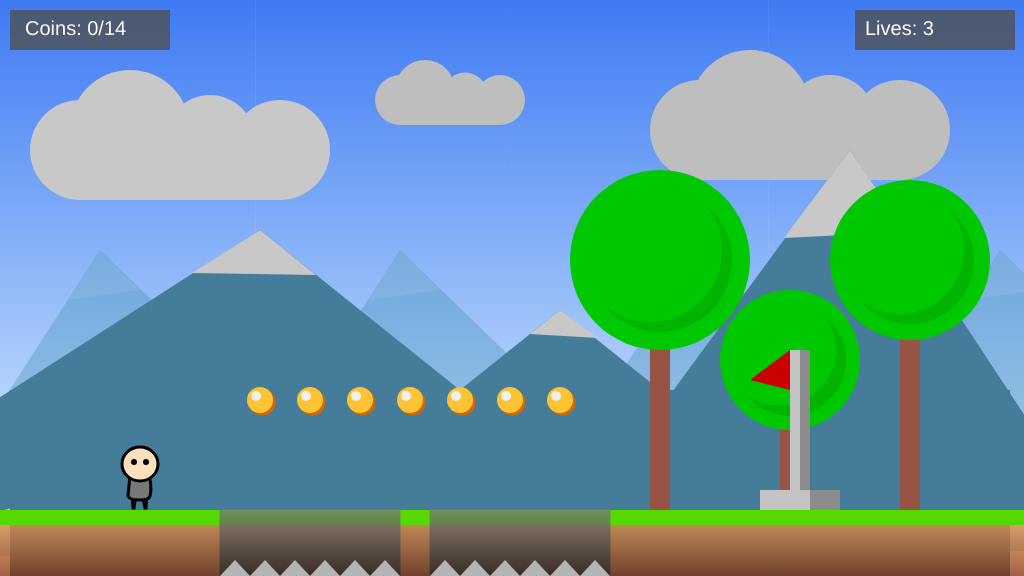
Frame 1 (no input)
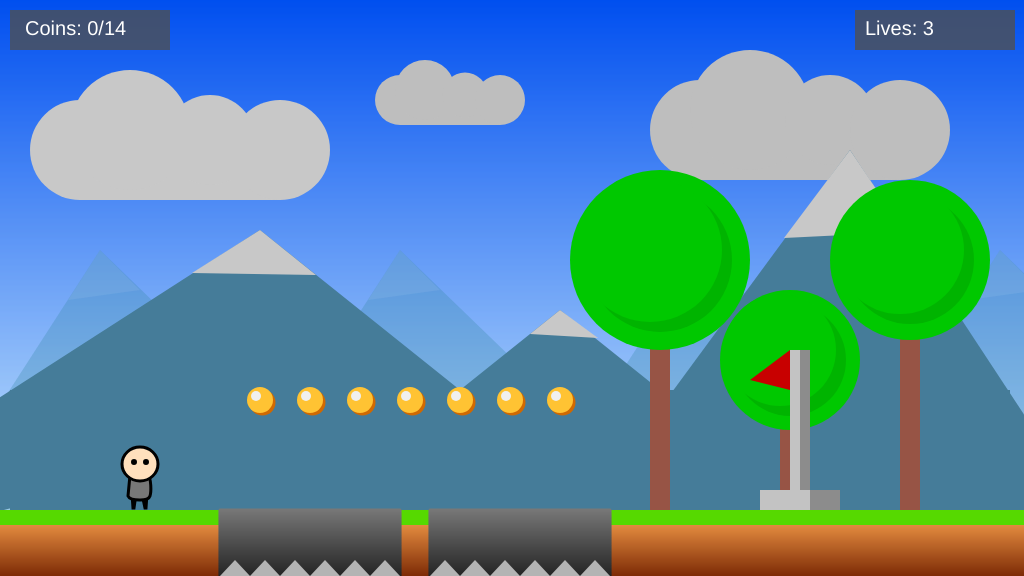
Frame 60 (no input)
Frame 120 (the mouse pressed at the canvas centre since frame 60): identical to frame 60, image omitted

The p5.js sketch that drew these frames (run headless with seeded random() and noise() and a simulated clock; from frame 60 on, the mouse is pressed at the canvas centre):

// p5.js sketch
// ── sketch.js
/*

The Game Project 6 – Adding game mechanics

*/
const Y_AXIS = 1; //used for colour gradient function

var gameChar_x;
var gameChar_y;
var floorPos_y;
var vel_x; //player velocity - x axis
var vel_y; //player velocity - y axis
var scrollPos;
var gameChar_world_x;
var game_score;
var flagpole;
var lives;

var isLeft;
var isRight;
var isFalling;
var isPlummeting;

function setup()
{
    //#############################################################
    // Initialized the variables, objects and lists (arrays)      #
    // for all the elements of the game.                          #
    // These data structures are used to define properties of     #
    // these game elements                                        #
    //#############################################################

	createCanvas(1024, 576);
	floorPos_y = 520;
    lives = 3;

    startGame();
	
}

function draw()
{
    //################################################################
    // Drawing elements in the game and the character                #
    // Adding logic to the game including gravity, collision         #
    // and screen scrolling.                                         #
    // The code for drawing most elements is in their own unique     #
    // function but all of them are called in this function.         #
    //################################################################

	// DRAW SKY
	setGradient(0, 0, 1024, 550, sky.color1, sky.color2, Y_AXIS); // fill the sky blue

	// DRAW CLOUDS
	drawClouds();

	// DRAW MOUNTAIN
	drawMountains();

	// DRAW GROUND
	noStroke(); 
    setGradient(
        ground.x,
        ground.y,
        ground.w,
        ground.h,
        ground.soilColor_1,
        ground.soilColor_2,
        Y_AXIS
    );
    noStroke(); 
    fill(ground.grassColor);
    rect(ground.x, ground.y - 10, ground.w, 15);

    // DRAW SCORE BOARD (NO OF COINS COLLECTED)
    game_score = 0;
    for (i = 0; i < isFound.length; i++) {
        if (isFound[i] == true) {
            game_score++;
        }
        if (isFound1[i] == true) {
            game_score++;
        }
    }
    noStroke();
    fill(80, 200);
    rect(10, 10, 160, 40);
    fill(255);
    textSize(20);
    text("Coins: " + game_score + "/14", 25, 35);

	// Adding scrolling mechanism for the elements below
	push();
    translate(scrollPos, 0);

	// DRAW TREES
	drawTrees();
    renderFlagpole();
    if (flagpole.isReached == false) {
        checkFlagpole();
    }

	// DRAW CANYONS
	for (i = 1; i < 3; i++) {
        drawCanyon(canyons[i].x,
            canyons[i].y,
            canyons[i].w,
            canyons[i].h,
            canyons[0].color1,
            canyons[0].color2);
    }
	// Dying mechanism from falling in the canyon
    // for canyon 1 and 2.
	for (i = 1; i < canyons.length ; i++) {
		checkCanyon(gameChar_world_x, gameChar_y, canyons[i].x)
	} 

	// DRAW COLLECTABLE ITEMS
	collectable.x = 260; //First line of collectable coins
    collectable.y = 400;
    for (i = 0; i < 7; i++) {
        drawCollectables(isFound[i], collectable.x, collectable.y, collectable.w, collectable.color1, collectable.color2);
        checkCollectables(gameChar_world_x, gameChar_y, collectable.x, collectable.y)
        collectable.x += 50;
        
    }
    collectable.x = 1300; //Second line of collectable coins
    collectable.y = 330;
    for (i = 0; i < 7; i++) {
        drawCollectables(isFound1[i], collectable.x, collectable.y, collectable.w, collectable.color1, collectable.color2)
        checkCollectables1(gameChar_world_x, gameChar_y, collectable.x, collectable.y)
        collectable.x += 50
    }

	//Stop the scroll mechanism
	pop();

	// DRAW GAME CHARACTER
	drawGameChar();

    //"Game over" and "Level complete" text
    if (lives == 0) {
        fill(0, 100)
        rect(0, 0, width, height)
        fill(200, 0, 0);
        stroke(200, 0, 0)
        textSize(50);
        text("Game over. ", 370, 270);
        text("Press space to continue.", 230, 350)
    } else {
        if (flagpole.isReached == true) {
            fill(0, 100)
            rect(0, 0, width, height)
            fill(0, 200, 0);
            stroke(0, 200, 0)
            textSize(50);
            text("Level complete. ", 330, 270);
            text("Press space to continue.", 230, 350)
        }
    }

	// Logic to make the game character move or the background scroll.
	if (isLeft) {
        // scrolling mechanism
        if (gameChar_x < 140) {
            scrollPos += 4;
        } else if (gameChar_x > 800) {
            scrollPos += 4;
            if (scrollPos == 0) {
                gameChar_x = 800;
            }
        } else {
            gameChar_x -= vel_x;
        }
    }
    if (isRight) {
        // scrolling mechanism
        if (gameChar_x < 140) {
            scrollPos -= 4;
            if (scrollPos == 0) {
                gameChar_x = 140;
            }
        } else if (gameChar_x > 800) {
            scrollPos -= 4;
        } else {
            gameChar_x += vel_x;
        }
    }

	// Logic to make the game character rise and fall.
	if (isFalling) {
        // for jumping mechanism
        gameChar_y -= vel_y / 1.4;
        vel_y -= 0.2;
        if (vel_y < -10) {
            isFalling = false;
            vel_y = 10;
            vel_x = 3;
        }
    }

	// Update real position of gameChar for collision detection.
	gameChar_world_x = gameChar_x - scrollPos;

    //Check if the player has died
    checkPlayerDie();
    noStroke();
    fill(80, 200);
    rect(855, 10, 160, 40);
    fill(255);
    textSize(20);
    text("Lives: " + lives, 865, 35);

}


// ---------------------
// Key control functions
// ---------------------

function keyPressed() 
{
    if (keyCode == LEFT_ARROW) {
        isLeft = true;
    } else if (keyCode == RIGHT_ARROW) {
        isRight = true;

        // for scrolling mechanism
        if (gameChar_x >= 800) {
            scroll = true;
        }
    } else if (keyCode == 32) {
        isFalling = true;
    }
}

function keyReleased() 
{
    if (keyCode == LEFT_ARROW) {
        isLeft = false;
    } else if (keyCode == RIGHT_ARROW) {
        isRight = false;
        scroll = false;
    }
}


// ------------------------------
// Game character render function
// ------------------------------

// Function to draw the game character.
function drawGameChar() 
{
    if (isLeft && isFalling) {
        // JUMPING LEFT
        fill(120);
        stroke(0);
        strokeWeight(3); //legs
        quad(
            gameChar_x - 7,
            gameChar_y - 22,
            gameChar_x + 3,
            gameChar_y - 8,
            gameChar_x + 4,
            gameChar_y - 8,
            gameChar_x - 1,
            gameChar_y - 22
        );
        quad(
            gameChar_x + 3,
            gameChar_y - 22,
            gameChar_x + 13,
            gameChar_y - 8,
            gameChar_x + 14,
            gameChar_y - 8,
            gameChar_x + 10,
            gameChar_y - 22
        );
        beginShape(TESS); //body
        curveVertex(gameChar_x - 12, gameChar_y - 41);
        curveVertex(gameChar_x - 7, gameChar_y - 20);
        curveVertex(gameChar_x + 3, gameChar_y - 17);
        curveVertex(gameChar_x + 12, gameChar_y - 22);
        curveVertex(gameChar_x + 6, gameChar_y - 41);
        endShape(CLOSE);
        fill(255, 224, 189); //face
        ellipse(gameChar_x - 3, gameChar_y - 50, 36, 34);
        stroke(0); //eyes
        ellipse(gameChar_x - 14, gameChar_y - 51, 3, 7);
        ellipse(gameChar_x - 3, gameChar_y - 51, 3, 7);
        stroke(226, 88, 34); //fire
        strokeWeight(2);
        fill(230, 167, 31);
        triangle(
            gameChar_x,
            gameChar_y - 8,
            gameChar_x + 6,
            gameChar_y - 8,
            gameChar_x + 7,
            gameChar_y - 2
        );
        triangle(
            gameChar_x + 10,
            gameChar_y - 8,
            gameChar_x + 16,
            gameChar_y - 8,
            gameChar_x + 17,
            gameChar_y - 2
        );
    } else if (isRight && isFalling) {
        // JUMPING RIGHT
        fill(120);
        stroke(0);
        strokeWeight(3); //legs
        quad(
            gameChar_x - 11,
            gameChar_y - 22,
            gameChar_x - 16,
            gameChar_y - 8,
            gameChar_x - 15,
            gameChar_y - 8,
            gameChar_x - 5,
            gameChar_y - 22
        );
        quad(
            gameChar_x - 1,
            gameChar_y - 22,
            gameChar_x - 7,
            gameChar_y - 8,
            gameChar_x - 6,
            gameChar_y - 8,
            gameChar_x + 3,
            gameChar_y - 22
        );
        beginShape(TESS); //body
        curveVertex(gameChar_x - 8, gameChar_y - 41);
        curveVertex(gameChar_x - 16, gameChar_y - 20);
        curveVertex(gameChar_x - 4, gameChar_y - 16);
        curveVertex(gameChar_x + 3, gameChar_y - 20);
        curveVertex(gameChar_x + 8, gameChar_y - 41);
        endShape(CLOSE);
        fill(255, 224, 189); //face
        ellipse(gameChar_x + 3, gameChar_y - 50, 36, 34);
        stroke(0); //eyes
        ellipse(gameChar_x + 3, gameChar_y - 51, 3, 7);
        ellipse(gameChar_x + 15, gameChar_y - 51, 3, 7);
        stroke(226, 88, 34); //fire
        strokeWeight(2);
        fill(230, 167, 31);
        triangle(
            gameChar_x - 18.5,
            gameChar_y - 8,
            gameChar_x - 13,
            gameChar_y - 8,
            gameChar_x - 19,
            gameChar_y - 2
        );
        triangle(
            gameChar_x - 9,
            gameChar_y - 8,
            gameChar_x - 4,
            gameChar_y - 8,
            gameChar_x - 11,
            gameChar_y - 2
        );
    } else if (isLeft) {
        // WALKING LEFT
        fill(120);
        stroke(0);
        strokeWeight(3); //legs
        quad(
            gameChar_x - 4,
            gameChar_y - 16,
            gameChar_x - 1,
            gameChar_y - 2,
            gameChar_x,
            gameChar_y - 2,
            gameChar_x - 1,
            gameChar_y - 16
        );
        quad(
            gameChar_x + 10,
            gameChar_y - 16,
            gameChar_x + 11,
            gameChar_y - 2,
            gameChar_x + 10,
            gameChar_y - 2,
            gameChar_x + 5,
            gameChar_y - 16
        );
        beginShape(TESS); //body
        curveVertex(gameChar_x - 12, gameChar_y - 35);
        curveVertex(gameChar_x - 7, gameChar_y - 14);
        curveVertex(gameChar_x + 3, gameChar_y - 11);
        curveVertex(gameChar_x + 12, gameChar_y - 16);
        curveVertex(gameChar_x + 6, gameChar_y - 35);
        endShape(CLOSE);
        fill(255, 224, 189); //face
        ellipse(gameChar_x - 3, gameChar_y - 44, 36, 34);
        stroke(0); //eyes
        ellipse(gameChar_x - 14, gameChar_y - 45, 3);
        ellipse(gameChar_x - 3, gameChar_y - 45, 3);
    } else if (isRight) {
        // WALKING RIGHT
        fill(120);
        stroke(0);
        strokeWeight(3); //legs
        quad(
            gameChar_x - 14,
            gameChar_y - 16,
            gameChar_x - 16,
            gameChar_y - 2,
            gameChar_x - 15,
            gameChar_y - 2,
            gameChar_x - 9,
            gameChar_y - 16
        );
        quad(
            gameChar_x - 4,
            gameChar_y - 16,
            gameChar_x - 4,
            gameChar_y - 2,
            gameChar_x - 3,
            gameChar_y - 2,
            gameChar_x - 1,
            gameChar_y - 16
        );
        beginShape(TESS); //body
        curveVertex(gameChar_x - 8, gameChar_y - 35);
        curveVertex(gameChar_x - 16, gameChar_y - 14);
        curveVertex(gameChar_x - 4, gameChar_y - 10);
        curveVertex(gameChar_x + 3, gameChar_y - 14);
        curveVertex(gameChar_x + 8, gameChar_y - 35);
        endShape(CLOSE);
        fill(255, 224, 189); //face
        ellipse(gameChar_x + 3, gameChar_y - 44, 36, 34);
        stroke(0); //eyes
        ellipse(gameChar_x + 3, gameChar_y - 45, 3);
        ellipse(gameChar_x + 15, gameChar_y - 45, 3);
    } else if (isFalling) {
        // JUMPING FACING FORWARD
        fill(120);
        stroke(0);
        strokeWeight(3); //legs
        quad(
            gameChar_x - 8,
            gameChar_y - 22,
            gameChar_x - 12,
            gameChar_y - 8,
            gameChar_x - 11,
            gameChar_y - 8,
            gameChar_x - 4,
            gameChar_y - 22
        );
        quad(
            gameChar_x + 7,
            gameChar_y - 22,
            gameChar_x + 9,
            gameChar_y - 8,
            gameChar_x + 8,
            gameChar_y - 8,
            gameChar_x + 2,
            gameChar_y - 22
        );
        beginShape(TESS); //body
        curveVertex(gameChar_x - 10, gameChar_y - 41);
        curveVertex(gameChar_x - 12, gameChar_y - 20);
        curveVertex(gameChar_x, gameChar_y - 16);
        curveVertex(gameChar_x + 10, gameChar_y - 20);
        curveVertex(gameChar_x + 8, gameChar_y - 41);
        endShape(CLOSE);
        fill(255, 224, 189); //face
        ellipse(gameChar_x, gameChar_y - 52, 36, 34);
        stroke(0); //eyes
        ellipse(gameChar_x - 6, gameChar_y - 54, 3, 7);
        ellipse(gameChar_x + 6, gameChar_y - 54, 3, 7);
        stroke(226, 88, 34); //fire
        strokeWeight(2);
        fill(230, 167, 31);
        triangle(
            gameChar_x - 14,
            gameChar_y - 10,
            gameChar_x - 8,
            gameChar_y - 8,
            gameChar_x - 14,
            gameChar_y - 2
        );
        triangle(
            gameChar_x + 5,
            gameChar_y - 9,
            gameChar_x + 11,
            gameChar_y - 9,
            gameChar_x + 11,
            gameChar_y - 2
        );
    } else if (isPlummeting) {
        fill(120);
        stroke(0);
        strokeWeight(3); //legs
        quad(
            gameChar_x - 2,
            gameChar_y - 23,
            gameChar_x - 17,
            gameChar_y - 15,
            gameChar_x - 17,
            gameChar_y - 14,
            gameChar_x - 4,
            gameChar_y - 18
        );
        quad(
            gameChar_x - 2,
            gameChar_y - 16,
            gameChar_x - 17,
            gameChar_y - 8,
            gameChar_x - 17,
            gameChar_y - 7,
            gameChar_x - 4,
            gameChar_y - 10
        );
        beginShape(TESS); //body
        curveVertex(gameChar_x + 20, gameChar_y - 28);
        curveVertex(gameChar_x - 2, gameChar_y - 26);
        curveVertex(gameChar_x - 2, gameChar_y - 10);
        curveVertex(gameChar_x + 16, gameChar_y - 11);
        curveVertex(gameChar_x + 20, gameChar_y - 30);
        endShape(CLOSE);
        fill(255, 224, 189); //face
        ellipse(gameChar_x + 35, gameChar_y - 20, 36, 34);
        line(
            gameChar_x + 38,
            gameChar_y - 22,
            gameChar_x + 44,
            gameChar_y - 27
        ); //eye 1
        line(
            gameChar_x + 38,
            gameChar_y - 27,
            gameChar_x + 44,
            gameChar_y - 22
        );
        line(
            gameChar_x + 38,
            gameChar_y - 15,
            gameChar_x + 43,
            gameChar_y - 10
        ); //eye 2
        line(
            gameChar_x + 38,
            gameChar_y - 10,
            gameChar_x + 43,
            gameChar_y - 15
        );
    } else {
        // STANDING STILL
        fill(120);
        stroke(0);
        strokeWeight(3); //legs
        quad(
            gameChar_x - 8,
            gameChar_y - 16,
            gameChar_x - 7,
            gameChar_y - 2,
            gameChar_x - 6,
            gameChar_y - 2,
            gameChar_x - 4,
            gameChar_y - 16
        );
        quad(
            gameChar_x + 7,
            gameChar_y - 16,
            gameChar_x + 6,
            gameChar_y - 2,
            gameChar_x + 5,
            gameChar_y - 2,
            gameChar_x + 2,
            gameChar_y - 16
        );
        beginShape(TESS); //body
        curveVertex(gameChar_x - 10, gameChar_y - 35);
        curveVertex(gameChar_x - 12, gameChar_y - 14);
        curveVertex(gameChar_x, gameChar_y - 10);
        curveVertex(gameChar_x + 10, gameChar_y - 14);
        curveVertex(gameChar_x + 8, gameChar_y - 35);
        endShape(CLOSE);
        fill(255, 224, 189); //face
        ellipse(gameChar_x, gameChar_y - 46, 36, 34);
        ellipse(gameChar_x - 6, gameChar_y - 48, 3); //eyes
        ellipse(gameChar_x + 6, gameChar_y - 48, 3);
    }
}

// ---------------------------
// Background render functions
// ---------------------------

// Function to create a color gradient
function setGradient(x, y, w, h, c1, c2, axis) {
    noFill(); //function used to produce the color gradient

    if (axis === Y_AXIS) {
        // Top to bottom gradient
        for (let i = y; i <= y + h; i++) {
            let inter = map(i, y, y + h, 0, 1);
            let c = lerpColor(c1, c2, inter);
            stroke(c);
            line(x, i, x + w, i);
        }
    }
}

// Function to draw cloud objects.
function drawClouds() {
    for (i = 0; i < clouds.length; i++) {
        noStroke();
        fill(clouds[i].color); //cloud 1
        ellipse(clouds[i].x, clouds[i].y, clouds[i].w);
        rect(clouds[i].x, clouds[i].y, clouds[i].w * 2, clouds[i].w * 0.5);
        ellipse(
            clouds[i].x + clouds[i].w * 0.5,
            clouds[i].y - clouds[i].w * 0.2,
            clouds[i].w * 1.2
        );
        ellipse(
            clouds[i].x + clouds[i].w * 1.3,
            clouds[i].y - clouds[i].w * 0.1,
            clouds[i].w * 0.9
        );
        ellipse(clouds[i].x + clouds[i].w * 2, clouds[i].y, clouds[i].w);
    }
    
}

// Function to draw mountains objects.
function drawMountains() {
    noStroke();//background mountains
    for (i = 0; i < 1000; i += 300) {
        fill(60, 137, 170, 80); 
        triangle(
            mountains[0].x1 + i,
            mountains[0].y1,
            mountains[0].x2 + i,
            mountains[0].y2,
            mountains[0].x3 + i,
            mountains[0].y3
        );
        fill(240, 20)
        triangle(   
            mountains[0].x1 + i + 168,
            mountains[0].y1 - 260,
            mountains[0].x2 + i,
            mountains[0].y2,
            mountains[0].x3 + i - 260,
            mountains[0].y3 -250

        )
    }
    //foreground mountains
    fill(69, 124, 153);
    for (i = 1; i < mountains.length; i++) {
        triangle(
            mountains[i].x1,
            mountains[i].y1,
            mountains[i].x2,
            mountains[i].y2,
            mountains[i].x3,
            mountains[i].y3
        );
        rect(10, 390, 1000, 200);
    }

    fill(200); // ice on mountains
    triangle(260, 230, 192, 273, 316, 275);
    triangle(560, 310, 530, 334, 598, 338);
    triangle(850, 150, 784, 238, 905, 232);
}

// Function to draw trees objects.
function drawTrees() {
    for (i = 0; i < trees_x.length; i++) {
        fill(trees[0].woodColor);
        rect(trees_x[i], trees[i + 1].y, trees[i + 1].w, trees[i + 1].h); //wood
        fill(trees[0].greenColor_1);
        ellipse(trees_x[i] + 10, trees[i + 1].y - 40, trees[i + 1].d);
        fill(trees[0].greenColor_2);
        ellipse(trees_x[i] + 10, trees[i + 1].y - 40, trees[i + 1].d * 0.8);
        fill(trees[0].greenColor_1);
        ellipse(trees_x[i], trees[i + 1].y - 50, trees[i + 1].d * 0.8);
    }
}

// ---------------------------------
// Canyon render and check functions
// ---------------------------------

// Function to draw canyon objects.
function drawCanyon(x, y, w, h, c1, c2) {
    setGradient(
        x, y, w, h, c1, c2,
        Y_AXIS
    );
    //canyon spikes
    for (j = x; j <= x + 150; j += 30) {
        fill(180);
        noStroke();
        triangle(j, 576, j + 15, 560, j + 30, 576);
    }
}

// Function to check character is over a canyon.

function checkCanyon(x, y, t_canyon_x) {
	if (
        (x > t_canyon_x + 5 && x < t_canyon_x + 170)
    ) {
        if (y >= 509) {
            gameChar_y = 576;
            isPlummeting = true;
            isLeft = false;
            isRight = false;
            isFalling = false;
        }
    }
}

// ----------------------------------
// Collectable items, flagpole render and check functions
// ----------------------------------

// Function to draw collectable objects.
function drawCollectables(f, x, y, w, c1, c2) {
    if (f == false) {
        fill(c2);
        ellipse(x + 2.5, y + 2.5, w);
        fill(c1);
        ellipse(x, y, w);
        fill(240);
        ellipse(x - 4, y - 4, 10);
    }
}

// Function to check character has collected an item.
function checkCollectables(x, y, Cx, Cy) {
    if (dist(x, y, Cx, Cy) < 30) {
        isFound[i] = true
    }
}
function checkCollectables1(x, y, Cx, Cy) {
    if (dist(x, y, Cx, Cy) < 30) {
        isFound1[i] = true
    }
}

// Function to draw Flagpole
function renderFlagpole() {
    fill(195)
    rect(flagpole.x_pos - 40, floorPos_y - 30, 80, 20)
    rect(flagpole.x_pos - 10, floorPos_y - 170, 20, 140)
    rect()
    fill(140)
    rect(flagpole.x_pos +10, floorPos_y - 30, 30, 20)
    rect(flagpole.x_pos, floorPos_y - 170, 10, 140)
    if (flagpole.isReached) {
        fill(200, 0, 0)
        triangle(flagpole.x_pos -10, floorPos_y - 70, flagpole.x_pos - 50, floorPos_y - 40, flagpole.x_pos - 10, floorPos_y - 30)
    } else {
        fill(200, 0, 0)
        triangle(flagpole.x_pos -10, floorPos_y - 170, flagpole.x_pos - 50, floorPos_y - 140, flagpole.x_pos - 10, floorPos_y - 130)
    }
}

// Function to check if the flagpole has been closed
function checkFlagpole() {
    d = dist(gameChar_x, gameChar_y, flagpole.x_pos, floorPos_y)
    if (d<40) {
        flagpole.isReached = true;
    }
}

// ----------------------------------
// Player lives functions
// ----------------------------------
function startGame() {
    gameChar_x = 140;
	gameChar_y = floorPos_y - 10;
	vel_x = 4;
	vel_y = 10;
    

	// Variable to control the background scrolling.
	scrollPos = 0;

	// Variable to store the real position of the gameChar in the game
	// world. Needed for collision detection.
	gameChar_world_x = gameChar_x - scrollPos;

	// Boolean variables to control the movement of the game character.
	isLeft = false;
	isRight = false;
	isFalling = false;
	isPlummeting = false;

	// Initialise arrays of non interactable elements in the game.
	sky = 
	{
        color1: color(0, 79, 240),
        color2: color(214, 243, 255),
    };
	clouds = 
	[
        { x: 80, y: 150, w: 100, color: color(200) },
        { x: 400, y: 100, w: 50, color: color(190) },
        { x: 700, y: 130, w: 100, color: color(190) },
    ];
	ground = 
	{
        soilColor_1: color(240, 150, 70),
        soilColor_2: color(120, 38, 3),
        grassColor: color(86, 217, 0),
        x: 0,
		y: floorPos_y,
        w: 1024,
        h: 60
    };
	mountains = 
	[
        {
            x1: -100,
            y1: 560,
            x2: 100,
            y2: 250,
            x3: 400,
            y3: 540,
            color: color(0, 137, 196, 50),
        }, //background mountains

        {
            x1: -300,
            y1: 590,
            x2: 260,
            y2: 230,
            x3: 460,
            y3: 390,
        }, //foreground mountain 1

        {
            x1: 460,
            y1: 390,
            x2: 560,
            y2: 310,
            x3: 660,
            y3: 390,
        }, //foreground mountain 2

        {
            x1: 600,
            y1: 490,
            x2: 850,
            y2: 150,
            x3: 1100,
            y3: 530,
        }, //foreground mountain 3
    ];
	trees_x = [650, 780, 900];
    trees = 
	[
        {
            woodColor: color(151, 84, 69),
            greenColor_1: color(0, 200, 0),
            greenColor_2: color(0, 180, 0),
        },
		//x values are in trees_x above
        { y: 300, w: 20, h: 210, d: 180 }, 
        { y: 400, w: 16, h: 110, d: 140 },
        { y: 300, w: 20, h: 210, d: 160 },
    ];

    // Initialise arrays of interactable elements in the game.
	isFound = [false, false, false, false, false, false, false];
    isFound1 = [false, false, false, false, false, false, false];
    collectable = 
	{
        color1: color(255, 195, 51), //main color
        color2: color(208, 105, 1), //back color
        x: 500,
        y: 480,
        w: 26,
    };
	canyons = 
	[
        {
            color1: color(120),
            color2: color(20),
            color_spikes: color(190),
        },
        {
            x: 220,
            y: 510,
            w: 180,
            h: 80,
        },
        {
            x: 430,
            y: 510,
            w: 180,
            h: 80,
        },
    ];
    flagpole = {isReached: false, x_pos: 800}
}

// Function to check if player has died
function checkPlayerDie() {
    if (isPlummeting == true) {
        lives -= 1
        if (lives > 0) {
            startGame();
        } else {
            lives = "0"

        }
    }
}
// ── firework.js
// This code is from: Daniel Shiffman
// Github: https://github.com/CodingTrain
// Code for: https://youtu.be/CKeyIbT3vXI

function Firework() {
    this.hu = random(255);
    this.firework = new Particle(random(width), height, this.hu, true);
    this.exploded = false;
    this.particles = [];
  
    this.done = function() {
      if (this.exploded && this.particles.length === 0) {
        return true;
      } else {
        return false;
      }
    };
  
    this.update = function() {
      if (!this.exploded) {
        this.firework.applyForce(gravity);
        this.firework.update();
  
        if (this.firework.vel.y >= 0) {
          this.exploded = true;
          this.explode();
        }
      }
  
      for (var i = this.particles.length - 1; i >= 0; i--) {
        this.particles[i].applyForce(gravity);
        this.particles[i].update();
  
        if (this.particles[i].done()) {
          this.particles.splice(i, 1);
        }
      }
    };
  
    this.explode = function() {
      for (var i = 0; i < 100; i++) {
        var p = new Particle(
          this.firework.pos.x,
          this.firework.pos.y,
          this.hu,
          false
        );
        this.particles.push(p);
      }
    };
  
    this.show = function() {
      if (!this.exploded) {
        this.firework.show();
      }
  
      for (var i = 0; i < this.particles.length; i++) {
        this.particles[i].show();
      }
    };
  }
// ── particle.js
// This code is from: Daniel Shiffman
// Github: https://github.com/CodingTrain
// Code for: https://youtu.be/CKeyIbT3vXI

function Particle(x, y, hu, firework) {
    this.pos = createVector(x, y);
    this.firework = firework;
    this.lifespan = 255;
    this.hu = hu;
    this.acc = createVector(0, 0);
  
    if (this.firework) {
      this.vel = createVector(0, random(-12, -8));
    } else {
      this.vel = p5.Vector.random2D();
      this.vel.mult(random(2, 10));
    }
  
    this.applyForce = function(force) {
      this.acc.add(force);
    };
  
    this.update = function() {
      if (!this.firework) {
        this.vel.mult(0.9);
        this.lifespan -= 4;
      }
  
      this.vel.add(this.acc);
      this.pos.add(this.vel);
      this.acc.mult(0);
    };
  
    this.done = function() {
      if (this.lifespan < 0) {
        return true;
      } else {
        return false;
      }
    };
  
    this.show = function() {
      colorMode(HSB);
  
      if (!this.firework) {
        strokeWeight(2);
        stroke(hu, 255, 255, this.lifespan);
      } else {
        strokeWeight(4);
        stroke(hu, 255, 255);
      }
  
      point(this.pos.x, this.pos.y);
    };
  }
